Frame 1 (no input): blank canvas, image omitted
Frame 60 (no input): blank canvas, image omitted
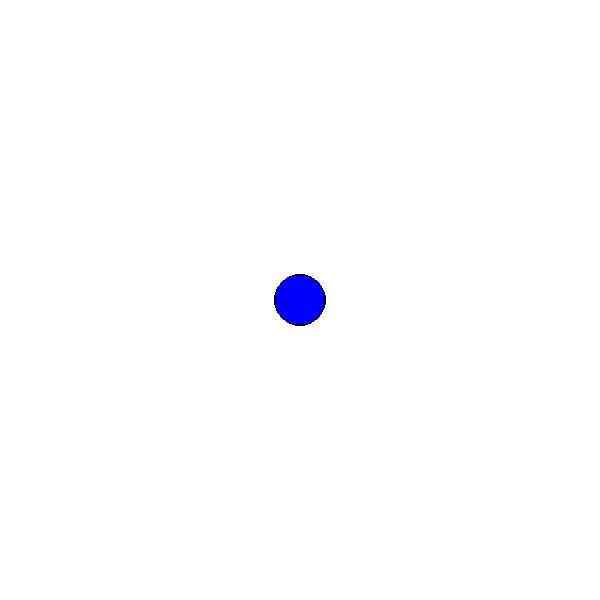
Frame 120 (the mouse pressed at the canvas centre since frame 60)

The p5.js sketch whose frames 1 and 60 were blank and that drew this single picture after the mouse press (run headless with seeded random() and noise() and a simulated clock; from frame 60 on, the mouse is pressed at the canvas centre):

// p5.js sketch
// ── sketch.js
function setup() {
  createCanvas(600, 600);
  background("white");
}

function draw() {
  stroke("black");
  fill("blue");
  
  if(mouseIsPressed){
    circle(mouseX, mouseY, 50, 50);
  }
}
